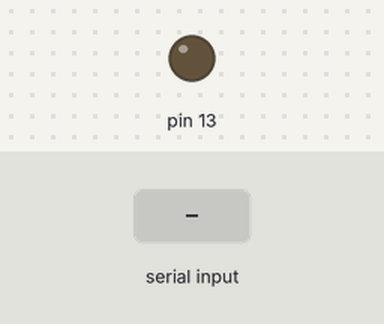
Recording of a sketch running on a simulated Arduino Uno, built with avr-gcc and run on an emulated ATmega328P. Parts: output pins drawn as LEDs (lit = HIGH). Dashed ring = blinking. The test bench sets the inputs (shaded band).

Above: at 1.2 s.
1.3 s: "1" received over Serial
At 1.55 s:
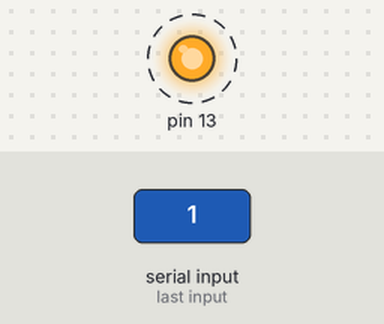
4.3 s: "0" received over Serial
At 4.3 s:
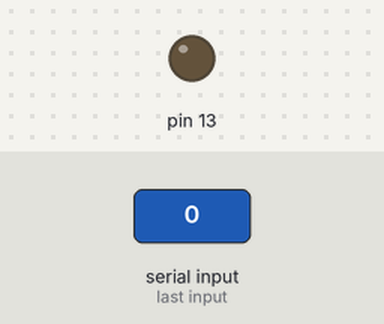
5.8 s: "2" received over Serial
At 6.05 s:
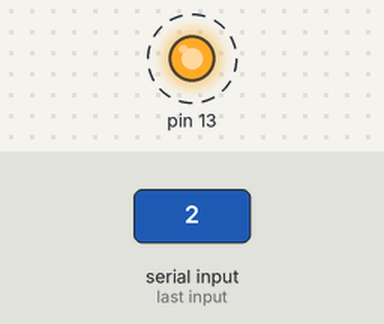
Timing chart, 0 to 14.8 s (numbered marks = the images above; inputs shaded):
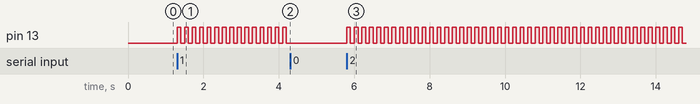

The sketch:

AugerMove.ino
```cpp
boolean go = false;

void setup()
{
  Serial.begin(9600);
  pinMode(13, OUTPUT);
}

void loop()
{
  if (go == true)
  {
    digitalWrite(13, HIGH);
    delay(100);
    digitalWrite(13, LOW);
    delay(100);
  }
}
void serialEvent()
{
  if (Serial.available())
  {
    go = !go;
    while (Serial.available())
    {
      Serial.read(); // Clear the buffer
    }
  }
}
```

Measured:
- after the input at 1.3 s, pin 13: alternates HIGH for 0.10 s and LOW for 0.10 s, starting at once
- after the input at 4.3 s, pin 13: stops changing and stays LOW
- after the input at 5.8 s, pin 13: alternates HIGH for 0.10 s and LOW for 0.10 s, starting at once
